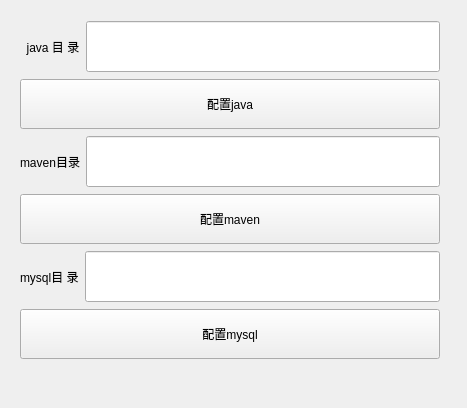
<?xml version="1.0" encoding="UTF-8"?>
<ui version="4.0">
 <class>Widget</class>
 <widget class="QWidget" name="Widget">
  <property name="geometry">
   <rect>
    <x>0</x>
    <y>0</y>
    <width>467</width>
    <height>408</height>
   </rect>
  </property>
  <property name="minimumSize">
   <size>
    <width>467</width>
    <height>337</height>
   </size>
  </property>
  <property name="windowTitle">
   <string>Widget</string>
  </property>
  <widget class="QWidget" name="layoutWidget">
   <property name="geometry">
    <rect>
     <x>20</x>
     <y>20</y>
     <width>420</width>
     <height>346</height>
    </rect>
   </property>
   <layout class="QVBoxLayout" name="verticalLayout">
    <item>
     <layout class="QHBoxLayout" name="horizontalLayout">
      <item>
       <widget class="QLabel" name="label">
        <property name="text">
         <string>  java 目 录</string>
        </property>
       </widget>
      </item>
      <item>
       <widget class="QLineEdit" name="javalineEdit">
        <property name="minimumSize">
         <size>
          <width>231</width>
          <height>51</height>
         </size>
        </property>
       </widget>
      </item>
     </layout>
    </item>
    <item>
     <widget class="QPushButton" name="java">
      <property name="minimumSize">
       <size>
        <width>0</width>
        <height>50</height>
       </size>
      </property>
      <property name="text">
       <string>配置java</string>
      </property>
     </widget>
    </item>
    <item>
     <layout class="QHBoxLayout" name="horizontalLayout_2">
      <item>
       <widget class="QLabel" name="label_2">
        <property name="text">
         <string>maven目录</string>
        </property>
       </widget>
      </item>
      <item>
       <widget class="QLineEdit" name="mavenlineEdit">
        <property name="minimumSize">
         <size>
          <width>231</width>
          <height>51</height>
         </size>
        </property>
       </widget>
      </item>
     </layout>
    </item>
    <item>
     <widget class="QPushButton" name="maven">
      <property name="minimumSize">
       <size>
        <width>0</width>
        <height>50</height>
       </size>
      </property>
      <property name="text">
       <string>配置maven</string>
      </property>
     </widget>
    </item>
    <item>
     <layout class="QHBoxLayout" name="horizontalLayout_4">
      <item>
       <widget class="QLabel" name="label_4">
        <property name="text">
         <string>mysql目 录</string>
        </property>
       </widget>
      </item>
      <item>
       <widget class="QLineEdit" name="mysqllineEdit">
        <property name="minimumSize">
         <size>
          <width>231</width>
          <height>51</height>
         </size>
        </property>
       </widget>
      </item>
     </layout>
    </item>
    <item>
     <widget class="QPushButton" name="msql">
      <property name="minimumSize">
       <size>
        <width>0</width>
        <height>50</height>
       </size>
      </property>
      <property name="text">
       <string>配置mysql</string>
      </property>
     </widget>
    </item>
   </layout>
  </widget>
 </widget>
 <resources/>
 <connections/>
</ui>
